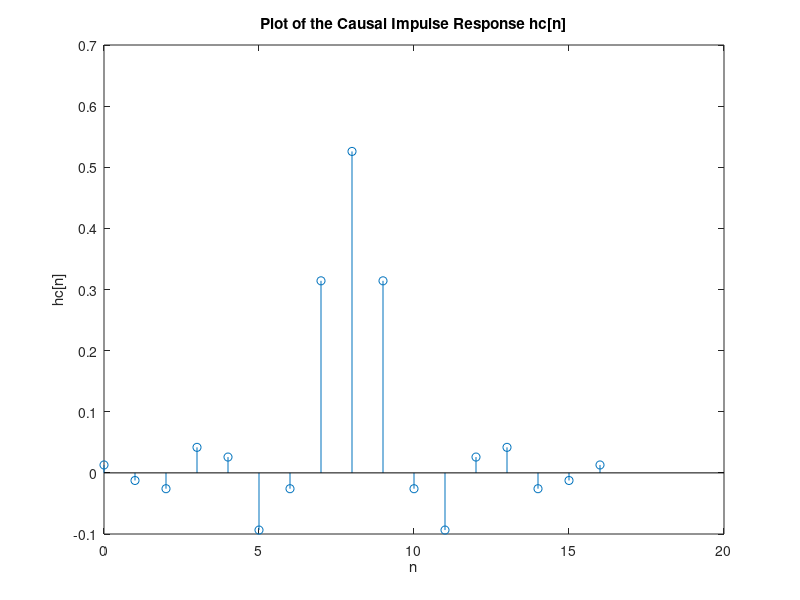

Reproduce this figure in MATLAB.
% Author: O. Sowatzke
%
% Updated: 11/21/2023
%
% Subject: Script contains code for Homework 6
%

%% Problem 1a)
% length of array H
N = 16;

% cutoff frequency of filter
omega_c = 0.5*pi;

% create empty array for filter H
H = zeros(N,1);

% Frequency samples
omega_k = 2*pi*(0:N-1)/N;

% Find samples corresponding to cutoff frequency
[~, idx1] = min(abs(omega_k - omega_c));
[~, idx2] = min(abs(omega_k - (2*pi - omega_c)));

% Populate samples corresponding to cutoff frequency
H(idx1) = sqrt(2)/2;
H(idx2) = sqrt(2)/2;

% Populate samples corresponding to passband of H
H(1:(idx1-1)) = 1;
H((idx2+1):end) = 1;

% Plot the array H
plot(omega_k/pi, H, '-o', 'LineWidth', 1.5);
title('Plot of Values in the Array H');
xlabel('Normalized Frequency (\times \pi rad/sample)');
ylabel('Magnitude')
grid on;

%% Problem 1b)
% %ake the inverse DFT of the samples of the array H
h = ifft(H);

% Ignore the real part since H is real and even.
h = real(h);

% Plot the resulting impulse response
n = 0:(N-1);
stem(n,h,'LineWidth',1.5);
grid on;
xlabel('n');
ylabel('h(n)');
title('Inverse DFT of the Array H')

%% Problem 1c)
% Compute the frequency response corresponding to the filter h
H = fft(h);
stem(abs(H));
xlabel('k');
ylabel('H(k)');
title('DFT of h[n]');

%% Problem 1d)
% Create causal impulse response hc
hc = fftshift(h);
hc(1) = hc(1)/2;
hc = [hc; hc(1)];
n = 0:(length(hc)-1);

% Plot the causal impulse response
stem(n, hc);
xlabel('n');
ylabel('hc[n]')
title('Plot of the Causal Impulse Response hc[n]');
